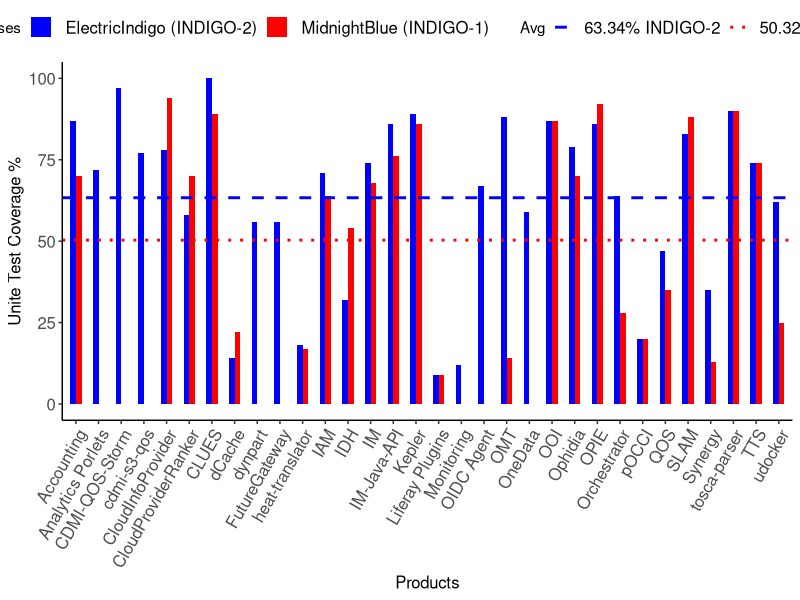

Reproduce this figure in R.
datafn<-read.csv('data/figure2n.csv', header=TRUE)
names(datafn)

rel1<- as.character(datafn$Release)[1]
rel1
val1<-datafn[as.character(datafn$Release)==unique(as.character(datafn$Release))[1],]
val1$Avg

rel2<-as.character(datafn$Release)[2]
rel2
val2<-datafn[as.character(datafn$Release)==unique(as.character(datafn$Release))[2],]
val2$Avg
    
Avg<-c(rel1,rel2)   
library(ggplot2)

ggplot(datafn, aes(fill=Release , x=Product, y=Value)) +
  geom_bar(stat="identity", position="dodge",  size=1, width=0.5) +
  xlab("Products") +
  ylab("Unite Test Coverage %") +
  scale_y_continuous(limits = c(0, 100))+
  geom_hline(aes(yintercept=val1$Avg[1],  
                 linetype='MidnightBlue'),
                colour='red',
                 size=1, alpha=1) +
  geom_hline(aes(yintercept=val2$Avg[1],  
                 linetype='ElectricIndigo'), 
             colour='blue',
                 size=1, alpha=1)  +
    scale_fill_manual(name='Releases', values=c("blue", "red")) +
  scale_linetype_manual(name="Avg", 
                     values=c(2, 3),
                     guide = guide_legend(override.aes = 
                                            list(color = c("blue", "red"))),
                     labels = c(paste(val2$Avg[1], '% INDIGO-2',sep=''),
                                paste(val1$Avg[1], '% INDIGO-1',sep=''))) +
  theme(legend.key = element_rect(fill = "white", colour = "white"),
        axis.text=element_text(size=12),
        axis.title=element_text(size=12),
        axis.text.x = element_text(angle = 60, hjust=1),
        axis.line = element_line(colour = "black"),
        panel.grid.major = element_blank(),
        panel.grid.minor = element_blank(),
        panel.border = element_blank(),
        panel.background = element_blank(),
        legend.position="top",
        legend.text=element_text(size=12))

